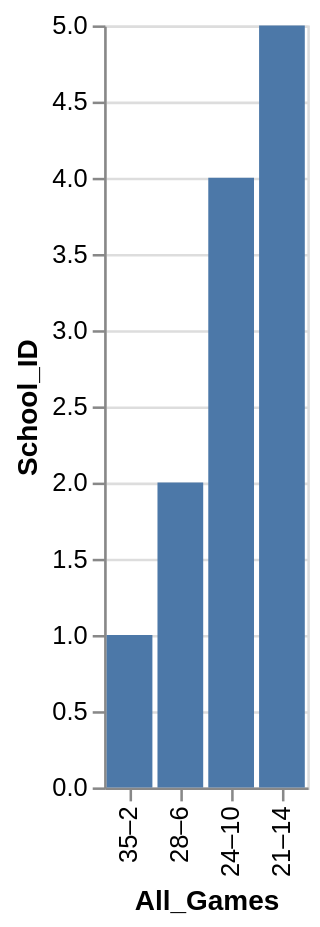

Express this chart as Vega-Lite.
### Vega-Lite specification from a JSON file in a GitHub repository (floating-point values rounded to 4 significant figures)
{"data": {"values": [{"x_data": "35–2", "y_data": 1}, {"x_data": "28–6", "y_data": 2}, {"x_data": "24–10", "y_data": 4}, {"x_data": "21–14", "y_data": 5}]}, "mark": "bar", "encoding": {"x": {"field": "x_data", "type": "nominal", "title": "All_Games", "sort": "descending"}, "y": {"field": "y_data", "type": "quantitative", "title": "School_ID"}}}
